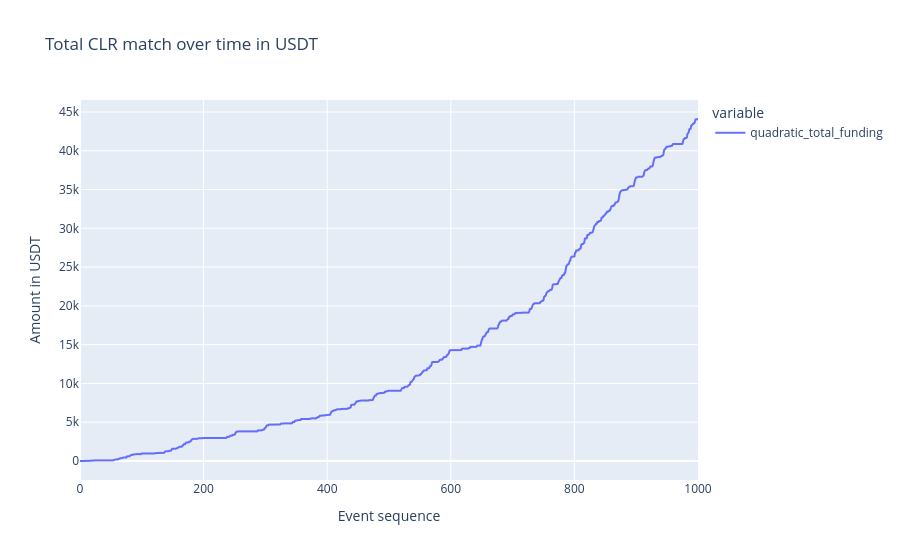

Notebook code for this chart:
### Markdown cell above
#### Quadratic funding

### Code cell
fig_df = df.reset_index()

title = 'Total CLR match over time in USDT'

x_col = 'timestep'
y_cols = ['quadratic_total_funding']

labels = {'value': 'Amount in USDT',
          'timestep': 'Event sequence'}

options = {'x': x_col,
           'y': y_cols,
           'title': title,
           'labels': labels}

fig = px.line(fig_df, **options)

fig.show()

### Figure 1 — Plotly figure (JSON) as saved in the notebook; plotly's stock layout.template omitted (floating-point values rounded to 4 significant figures; data arrays with more than 128 entries replaced by an {"elided": "..."} marker saying what was removed)
{"data": [{"hovertemplate": "variable=quadratic_total_funding<br>Event sequence=%{x}<br>Amount in USDT=%{y}<extra></extra>", "legendgroup": "quadratic_total_funding", "line": {"color": "#636efa", "dash": "solid"}, "mode": "lines", "name": "quadratic_total_funding", "showlegend": true, "type": "scattergl", "x": {"elided": "1001 int values"}, "xaxis": "x", "y": {"elided": "1001 float values"}, "yaxis": "y"}], "layout": {"autosize": true, "legend": {"title": {"text": "variable"}, "tracegroupgap": 0}, "title": {"text": "Total CLR match over time in USDT"}, "xaxis": {"anchor": "y", "autorange": true, "domain": [0, 1], "range": [0, 1000], "title": {"text": "Event sequence"}, "type": "linear"}, "yaxis": {"anchor": "x", "autorange": true, "domain": [0, 1], "range": [-2450.0, 46540.0], "title": {"text": "Amount in USDT"}, "type": "linear"}}}
